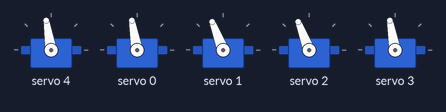
The sketch below on a simulated Arduino Uno, built with avr-gcc and run on an emulated ATmega328P. Parts: 5 × servo. What the sketch prints to the serial monitor is not drawn.

Above: at 2.05 s.
At 3.5 s:
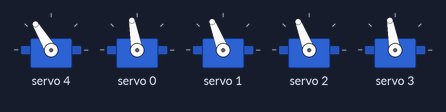
At 4.1 s:
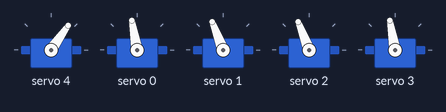
At 6.2 s:
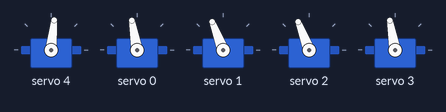
Timing chart, 0 to 8.9 s (numbered marks = the images above):
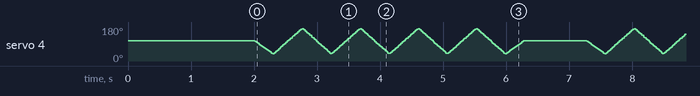

The sketch:

WalkZhuo_Catty.ino
```cpp
#include <Wire.h>
#include <Adafruit_PWMServoDriver.h>

Adafruit_PWMServoDriver pwm = Adafruit_PWMServoDriver();

// === 1. 引脚定义 ===
const int RF = 0; // 右前 (Right Front)
const int LF = 1; // 左前 (Left Front)
const int RB = 2; // 右后 (Right Behind)
const int LB = 3; // 左后 (Left Behind)
const int TAIL = 4;//尾巴

// === 2. 脉宽与校准参数 ===
#define SERVOMIN  120
#define SERVOMAX  550

// ⭐️ 你的专属补偿数据 (已校准) ⭐️
int servoOffsets[5] = {-5, 5, 5, -5, 0};
int currentAngles[5] = {90, 90, 90, 90, 90};

// === 3. 控制参数 ===
int stepSpeed = 3;           // 数值越小动作越快
int pauseBetweenSteps = 100; // 矩阵每步之间的停顿

// ==========================================
// 4. 动作矩阵区域 (STM32 风格逻辑转换)
// ==========================================

// 8步前进矩阵
int stm32_advance_matrix[][4] = {
  {135,  90,  90,  45}, {135, 135,  45,  45},
  { 90, 135,  45,  90}, { 90,  90,  90,  90},
  { 90,  45, 135,  90}, { 45,  45, 135, 135},
  { 45,  90,  90, 135}, { 90,  90,  90,  90}
};

// 8步后退矩阵
int stm32_back_matrix[][4] = {
  { 45,  90,  90, 135}, { 45,  45, 135, 135},
  { 90,  45, 135,  90}, { 90,  90,  90,  90},
  { 90, 135,  45,  90}, {135, 135,  45,  45},
  {135,  90,  90,  45}, { 90,  90,  90,  90}
};

// 4步左转矩阵
int stm32_turn_left_matrix[][4] = {
  {135,  90,  90, 135}, {135,  45,  45, 135},
  { 90,  45,  45,  90}, { 90,  90,  90,  90}
};

// 4步右转矩阵
int stm32_turn_right_matrix[][4] = {
  { 90,  45,  45,  90}, {135,  45,  45, 135},
  {135,  90,  90, 135}, { 90,  90,  90,  90}
};

void setup() {
  Serial.begin(115200);
  pwm.begin();
  pwm.setPWMFreq(50);

  Serial.println("Robot Ready!");
  setServoAngle(TAIL, 90);
  stand();
  delay(2000);
}

void loop() {
  // --- 动作串烧演示 ---

  Serial.println("摇尾巴...");
  swingTail(4); // 摇摆 4 个来回
  delay(1000);

  // Serial.println("撒娇...");
  // cute(2);
  // stand();delay(5000);

  // Serial.println("睡觉...");
  // sleep();
  // delay(5000);stand();

  // Serial.println("打招呼...");
  // hello_wave();
  // stand();delay(1000);

  // Serial.println("前进 2 个周期...");
  // walkForward_STM32(2);
  // stand(); delay(500);

  // Serial.println("左转 2 次...");
  // turnLeft_STM32(2);
  // stand(); delay(500);

  // Serial.println("坐下...");
  // sit();
  // delay(2000);stand();

  // Serial.println("趴下...");
  // getDown();
  // delay(2000);stand();

  // Serial.println("起立并摇摆...");
  // stand();
  // swing(2);
  // stand();

  // Serial.println("演示完毕，休息 5 秒");
  // delay(5000);
}

// ==========================================
// 5. 动作执行函数库
// ==========================================

// --- 基础姿态 ---
void stand() {
  moveAllServosSmoothly(90, 90, 90, 90);
}

void sit() { // 坐下：前腿直立，后腿收起
  moveAllServosSmoothly(90, 90, 160, 20);
}

void getDown() { // 趴下：四腿收起
  moveAllServosSmoothly(160, 20, 20, 160);
}

// --- 互动动作 ---
void hello_wave() { // 打招呼
  sit(); delay(300);
  for(int i=0; i<3; i++) {
    moveAllServosSmoothly(90, 90, 160, 20); // 抬高右前腿
    delay(150);
    moveAllServosSmoothly(180, 90, 160, 20);  // 压低右前腿
    delay(150);
  }
}

void sleep() { // 睡觉
  sit();
  moveAllServosSmoothly(160, 20, 160, 20);
}

void swing(int times) { // 摇摆
  for (int t = 0; t < times; t++) {
    moveAllServosSmoothly(130, 130, 130, 130);
    moveAllServosSmoothly(50, 50, 50, 50);
  }
  stand();
}

void cute(int times) { // 撒娇
  for (int t = 0; t < times; t++) {
    moveAllServosSmoothly(130, 50, 130, 50);
    moveAllServosSmoothly(50, 130, 50, 130);
  }
  stand();
}

void swingTail(int times) { // 摇尾巴
  // 1. 先让尾巴平滑移动到准备位置 (30度)
  for(int i = currentAngles[TAIL]; i >= 30; i--) {
    setServoAngle(TAIL, i);
    currentAngles[TAIL] = i;
    delay(4); // 移动速度
  }

  // 2. 开始欢快地摇摆
  for (int t = 0; t < times; t++) {
    // 从左扫到右 (30 -> 150)
    for (int i = 30; i <= 150; i++) {
      setServoAngle(TAIL, i);
      currentAngles[TAIL] = i;
      delay(3); // 🌟 改小这个延迟，尾巴摇得越快
    }
    // 从右扫到左 (150 -> 30)
    for (int i = 150; i >= 30; i--) {
      setServoAngle(TAIL, i);
      currentAngles[TAIL] = i;
      delay(3);
    }
  }

  // 3. 摇完后，平滑回正到 90度 待机
  for(int i = 30; i <= 90; i++) {
    setServoAngle(TAIL, i);
    currentAngles[TAIL] = i;
    delay(4);
  }
}

// --- 步态移动 (STM32逻辑) ---
void walkForward_STM32(int cycles) {
  for (int c = 0; c < cycles; c++) {
    for (int s = 0; s < 8; s++) {
      moveAllServosSmoothly(stm32_advance_matrix[s][0], stm32_advance_matrix[s][1], stm32_advance_matrix[s][2], stm32_advance_matrix[s][3]);
      delay(pauseBetweenSteps);
    }
  }
}

void walkBackward_STM32(int cycles) {
  for (int c = 0; c < cycles; c++) {
    for (int s = 0; s < 8; s++) {
      moveAllServosSmoothly(stm32_back_matrix[s][0], stm32_back_matrix[s][1], stm32_back_matrix[s][2], stm32_back_matrix[s][3]);
      delay(pauseBetweenSteps);
    }
  }
}

void turnLeft_STM32(int cycles) {
  for (int c = 0; c < cycles; c++) {
    for (int s = 0; s < 4; s++) {
      moveAllServosSmoothly(stm32_turn_left_matrix[s][0], stm32_turn_left_matrix[s][1], stm32_turn_left_matrix[s][2], stm32_turn_left_matrix[s][3]);
      delay(pauseBetweenSteps);
    }
  }
}

void turnRight_STM32(int cycles) {
  for (int c = 0; c < cycles; c++) {
    for (int s = 0; s < 4; s++) {
      moveAllServosSmoothly(stm32_turn_right_matrix[s][0], stm32_turn_right_matrix[s][1], stm32_turn_right_matrix[s][2], stm32_turn_right_matrix[s][3]);
      delay(pauseBetweenSteps);
    }
  }
}

// ==========================================
// 6. 底层驱动函数 (已集成校准与平滑逻辑)
// ==========================================

void moveAllServosSmoothly(int tRF, int tLF, int tRB, int tLB) {
  int targets[4] = {tRF, tLF, tRB, tLB};
  bool allReached = false;
  while (!allReached) {
    allReached = true;
    for (int i = 0; i < 4; i++) {
      if (currentAngles[i] < targets[i]) { currentAngles[i]++; allReached = false; }
      else if (currentAngles[i] > targets[i]) { currentAngles[i]--; allReached = false; }
      setServoAngle(i, currentAngles[i]);
    }
    if (!allReached) delay(stepSpeed);
  }
}

void setServoAngle(uint8_t channel, int angle) {
  int realAngle = angle + servoOffsets[channel];
  if (realAngle < 0) realAngle = 0;
  if (realAngle > 180) realAngle = 180;
  pwm.setPWM(channel, 0, map(realAngle, 0, 180, SERVOMIN, SERVOMAX));
}
```

Measured:
- by itself, servo 4: moves between 38° and 172°, repeating every 5.3 s
